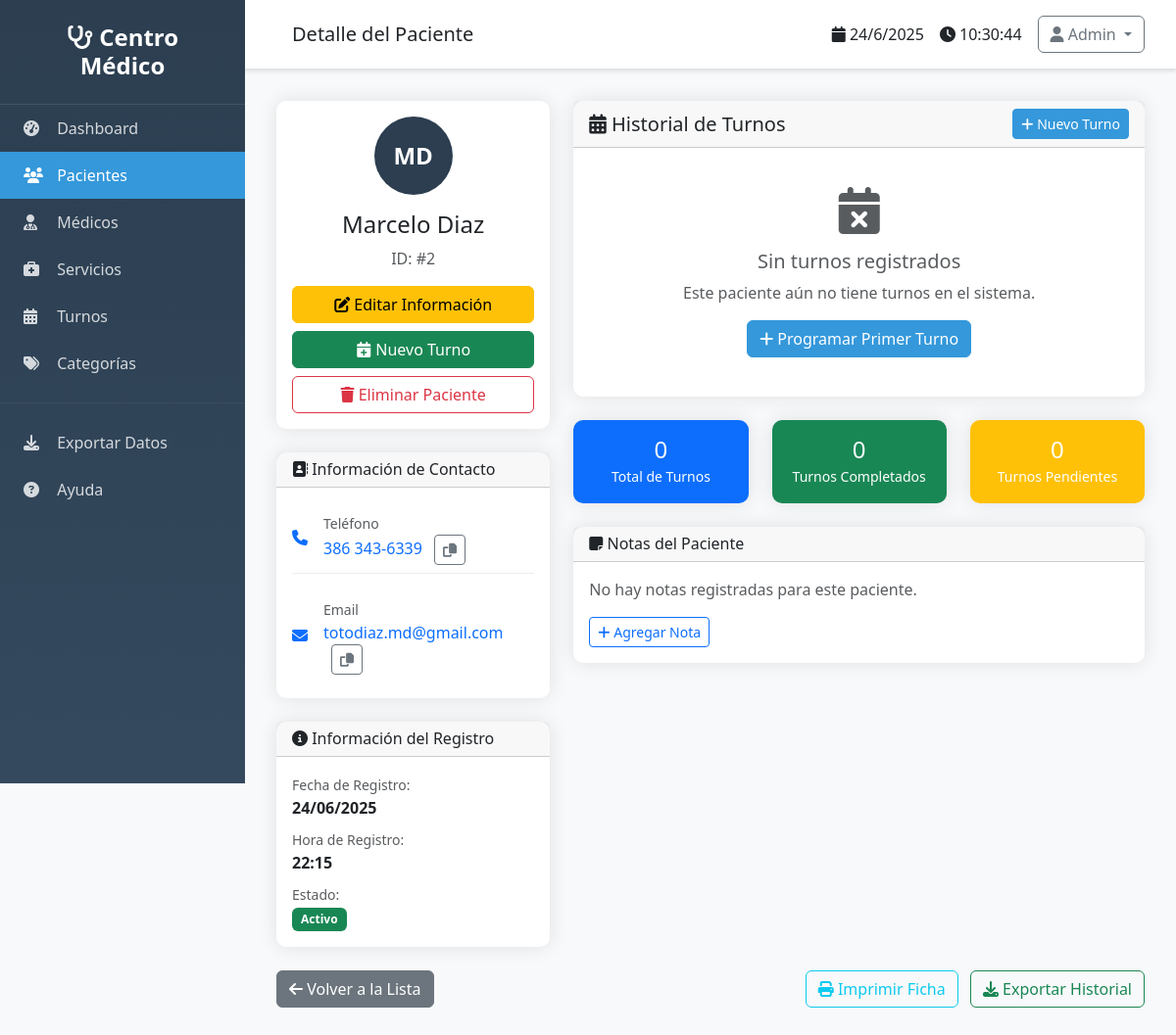
The page /clientes/2 on the database its author committed.
### src/models/cliente.py (models this page shows, shortened)
class Cliente(db.Model):
    __tablename__ = 'clientes'
    id = db.Column(db.Integer, primary_key=True)
    nombre = db.Column(db.String(100), nullable=False)
    apellido = db.Column(db.String(100), nullable=False)
    telefono = db.Column(db.String(20), nullable=True)
    email = db.Column(db.String(120), nullable=True)
    fecha_creacion = db.Column(db.DateTime, default=datetime.utcnow)
    activo = db.Column(db.Boolean, default=True)
    turnos = db.relationship('Turno', backref='cliente', lazy=True)
    @property
    def nombre_completo(self):
        return f"{self.nombre} {self.apellido}"

### src/routes/clientes.py (the view)
@clientes_bp.route('/<int:id>')
def detalle(id):
    try:
        if ClienteService:
            cliente = ClienteService.get_cliente_by_id(id)
        else:
            cliente = None
        if not cliente:
            flash('Cliente no encontrado', 'error')
            return redirect(url_for('clientes.listar'))
        return render_template('clientes/detalle.html', cliente=cliente)
    except Exception as e:
        flash(f'Error al cargar cliente: {str(e)}', 'error')
        return redirect(url_for('clientes.listar'))

### src/services/cliente_service.py (called while the page is built)
    @staticmethod
    def get_cliente_by_id(id):
        return Cliente.query.filter_by(id=id, activo=True).first()

### src/utils/helpers.py (called while the page is built)
def formatear_telefono(telefono):
    if not telefono:
        return ''
    telefono_limpio = re.sub(r'[^\d+]', '', str(telefono))
    if telefono_limpio.startswith('+54'):
        if len(telefono_limpio) >= 13:
            return f"+54 9 {telefono_limpio[5:8]} {telefono_limpio[8:11]}-{telefono_limpio[11:]}"
        return telefono_limpio
    if len(telefono_limpio) == 10:
        return f"{telefono_limpio[:3]} {telefono_limpio[3:6]}-{telefono_limpio[6:]}"
    elif len(telefono_limpio) == 8:
        return f"{telefono_limpio[:4]}-{telefono_limpio[4:]}"
    return telefono

### templates/clientes/detalle.html (shortened to what this page needs)
{% extends "base.html" %}
{% block page_title %}Detalle del Paciente{% endblock %}
{% block content %}
<div class="row">
    <div class="col-md-4">
        <div class="card">
            <div class="card-body text-center">
                <div class="avatar-large mb-3">
                    {{ cliente.nombre[0] }}{{ cliente.apellido[0] }}
                </div>
                <h4 class="card-title">{{ cliente.nombre_completo }}</h4>
                <p class="text-muted mb-3">ID: #{{ cliente.id }}</p>
                <div class="d-grid gap-2">
                    <a href="{{ url_for('clientes.editar', id=cliente.id) }}" class="btn btn-warning">
                        <i class="fas fa-edit"></i> Editar Información
                    </a>
                    <a href="{{ url_for('turnos.nuevo') }}?cliente_id={{ cliente.id }}" class="btn btn-success">
                        <i class="fas fa-calendar-plus"></i> Nuevo Turno
                    </a>
                    <button class="btn btn-outline-danger" onclick="eliminarCliente({{ cliente.id }}, '{{ cliente.nombre_completo }}')">
                        <i class="fas fa-trash"></i> Eliminar Paciente
                    </button>
                </div>
            </div>
        </div>
        <div class="card mt-4">
            <div class="card-header">
                <h6 class="card-title mb-0">
                    <i class="fas fa-address-book"></i> Información de Contacto
                </h6>
            </div>
            <div class="card-body">
                <div class="contact-item mb-3">
                    <div class="d-flex align-items-center">
                        <i class="fas fa-phone text-primary me-3"></i>
                        <div>
                            <small class="text-muted">Teléfono</small><br>
                            {% if cliente.telefono %}
                                <a href="tel:{{ cliente.telefono }}" class="text-decoration-none">
                                    {{ cliente.telefono|telefono }}
                                </a>
                                <button class="btn btn-sm btn-outline-secondary ms-2" onclick="copiarTexto('{{ cliente.telefono }}')">
                                    <i class="fas fa-copy"></i>
                                </button>
                            {% else %}
                                <span class="text-muted">No registrado</span>
                            {% endif %}
                        </div>
                    </div>
                </div>
                <div class="contact-item">
                    <div class="d-flex align-items-center">
                        <i class="fas fa-envelope text-primary me-3"></i>
                        <div>
                            <small class="text-muted">Email</small><br>
                            {% if cliente.email %}
                                <a href="mailto:{{ cliente.email }}" class="text-decoration-none">
                                    {{ cliente.email }}
                                </a>
                                <button class="btn btn-sm btn-outline-secondary ms-2" onclick="copiarTexto('{{ cliente.email }}')">
                                    <i class="fas fa-copy"></i>
                                </button>
                            {% else %}
                                <span class="text-muted">No registrado</span>
                            {% endif %}
                        </div>
                    </div>
                </div>
            </div>
        </div>
        <div class="card mt-4">
            <div class="card-header">
                <h6 class="card-title mb-0">
                    <i class="fas fa-info-circle"></i> Información del Registro
                </h6>
            </div>
            <div class="card-body">
                <div class="mb-2">
                    <small class="text-muted">Fecha de Registro:</small><br>
                    <strong>{{ cliente.fecha_creacion.strftime('%d/%m/%Y') if cliente.fecha_creacion else 'No disponible' }}</strong>
                </div>
                <div class="mb-2">
                    <small class="text-muted">Hora de Registro:</small><br>
                    <strong>{{ cliente.fecha_creacion.strftime('%H:%M') if cliente.fecha_creacion else 'No disponible' }}</strong>
                </div>
                <div>
                    <small class="text-muted">Estado:</small><br>
                    <span class="badge bg-success">Activo</span>
                </div>
            </div>
        </div>
    </div>
    <div class="col-md-8">
        <div class="card">
            <div class="card-header d-flex justify-content-between align-items-center">
                <h5 class="card-title mb-0">
                    <i class="fas fa-calendar-alt"></i> Historial de Turnos
                </h5>
                <a href="{{ url_for('turnos.nuevo') }}?cliente_id={{ cliente.id }}" class="btn btn-sm btn-primary">
                    <i class="fas fa-plus"></i> Nuevo Turno
                </a>
            </div>
            <div class="card-body">
                {% if cliente.turnos %}
                    <div class="table-responsive">
                        <table class="table table-hover">
                            <thead class="table-light">
                                <tr>
                                    <th>Fecha</th>
                                    <th>Hora</th>
                                    <th>Médico</th>
                                    <th>Servicio</th>
                                    <th>Estado</th>
                                    <th>Acciones</th>
                                </tr>
                            </thead>
                            <tbody>
                                {% for turno in cliente.turnos|sort(attribute='fecha', reverse=true) %}
                                <tr>
                                    <td>{{ turno.fecha.strftime('%d/%m/%Y') }}</td>
                                    <td>{{ turno.hora.strftime('%H:%M') }}</td>
                                    <td>
                                        <i class="fas fa-user-md"></i>
                                        {{ turno.profesional.nombre_completo }}
                                    </td>
                                    <td>{{ turno.servicio.nombre }}</td>
                                    <td>
                                        <span class="badge status-{{ turno.estado }}">
                                            {{ turno.estado|title }}
                                        </span>
                                    </td>
                                    <td>
                                        <div class="btn-group btn-group-sm">
                                            <a href="{{ url_for('turnos.detalle', id=turno.id) }}"
                                               class="btn btn-outline-info" title="Ver detalle">
                                                <i class="fas fa-eye"></i>
                                            </a>
                                            {% if turno.estado in ['pendiente', 'confirmado'] %}
                                                <a href="{{ url_for('turnos.editar', id=turno.id) }}"
                                                   class="btn btn-outline-warning" title="Editar">
                                                    <i class="fas fa-edit"></i>
                                                </a>
                                            {% endif %}
                                        </div>
                                    </td>
                                </tr>
                                {% endfor %}
                            </tbody>
                        </table>
                    </div>
                {% else %}
                    <div class="text-center py-4">
                        <i class="fas fa-calendar-times fa-3x text-muted mb-3"></i>
                        <h5 class="text-muted">Sin turnos registrados</h5>
                        <p class="text-muted">Este paciente aún no tiene turnos en el sistema.</p>
                        <a href="{{ url_for('turnos.nuevo') }}?cliente_id={{ cliente.id }}" class="btn btn-primary">
                            <i class="fas fa-plus"></i> Programar Primer Turno
                        </a>
                    </div>
                {% endif %}
            </div>
        </div>
        <div class="row mt-4">
            <div class="col-md-4">
                <div class="card bg-primary text-white">
                    <div class="card-body text-center">
                        <h4 class="mb-0">{{ cliente.turnos|length }}</h4>
                        <small>Total de Turnos</small>
                    </div>
                </div>
            </div>
            <div class="col-md-4">
                <div class="card bg-success text-white">
                    <div class="card-body text-center">
                        <h4 class="mb-0">{{ cliente.turnos|selectattr('estado', 'equalto', 'completado')|list|length }}</h4>
                        <small>Turnos Completados</small>
                    </div>
                </div>
            </div>
            <div class="col-md-4">
                <div class="card bg-warning text-white">
                    <div class="card-body text-center">
                        <h4 class="mb-0">{{ cliente.turnos|selectattr('estado', 'equalto', 'pendiente')|list|length }}</h4>
                        <small>Turnos Pendientes</small>
                    </div>
                </div>
            </div>
        </div>
        <div class="card mt-4">
            <div class="card-header">
                <h6 class="card-title mb-0">
                    <i class="fas fa-sticky-note"></i> Notas del Paciente
                </h6>
            </div>
            <div class="card-body">
                <div id="notasContainer">
                    <p class="text-muted">No hay notas registradas para este paciente.</p>
                </div>
                <button class="btn btn-outline-primary btn-sm" onclick="agregarNota()">
                    <i class="fas fa-plus"></i> Agregar Nota
                </button>
            </div>
        </div>
    </div>
</div>
<div class="row mt-4">
    <div class="col-12">
        <div class="d-flex justify-content-between">
            <a href="{{ url_for('clientes.listar') }}" class="btn btn-secondary">
                <i class="fas fa-arrow-left"></i> Volver a la Lista
            </a>
            <div>
                <button class="btn btn-outline-info me-2" onclick="imprimirFicha()">
                    <i class="fas fa-print"></i> Imprimir Ficha
                </button>
                <button class="btn btn-outline-success" onclick="exportarHistorial()">
                    <i class="fas fa-download"></i> Exportar Historial
                </button>
            </div>
        </div>
    </div>
</div>
{% endblock %}

### templates/base.html (style rules this page uses)
:root { --primary-color: #2c3e50; --secondary-color: #3498db; --success-color: #27ae60; --warning-color: #f39c12; --danger-color: #e74c3c; --sidebar-width: 250px; }
body { font-family: 'Segoe UI', Tahoma, Geneva, Verdana, sans-serif; background-color: #f8f9fa; }
.card { border: none; border-radius: 10px; box-shadow: 0 0 20px rgba(0,0,0,0.1); transition: transform 0.3s; }
.btn-primary { background-color: var(--secondary-color); border-color: var(--secondary-color); }
.badge { font-size: 0.75em; padding: 0.5em 0.75em; }

### templates/clientes/detalle.html (style rules this page uses)
.avatar-large { width: 80px; height: 80px; border-radius: 50%; background-color: var(--primary-color); color: white; display: flex; align-items: center; justify-content: center; font-size: 1.5rem; font-weight: bold; margin: 0 auto; }
.contact-item { padding: 0.5rem 0; border-bottom: 1px solid #eee; }
.contact-item:last-child { border-bottom: none; }

### rows shown on the page
Cliente: nombre "M", apellido "D", nombre_completo "Marcelo Diaz", id "2", telefono|telefono "386 343-6339", email "totodiaz.md@gmail.com", fecha_creacion "24/06/2025", fecha_creacion "22:15"

### other values the page prints
{{ cliente.turnos|length }} "0"
